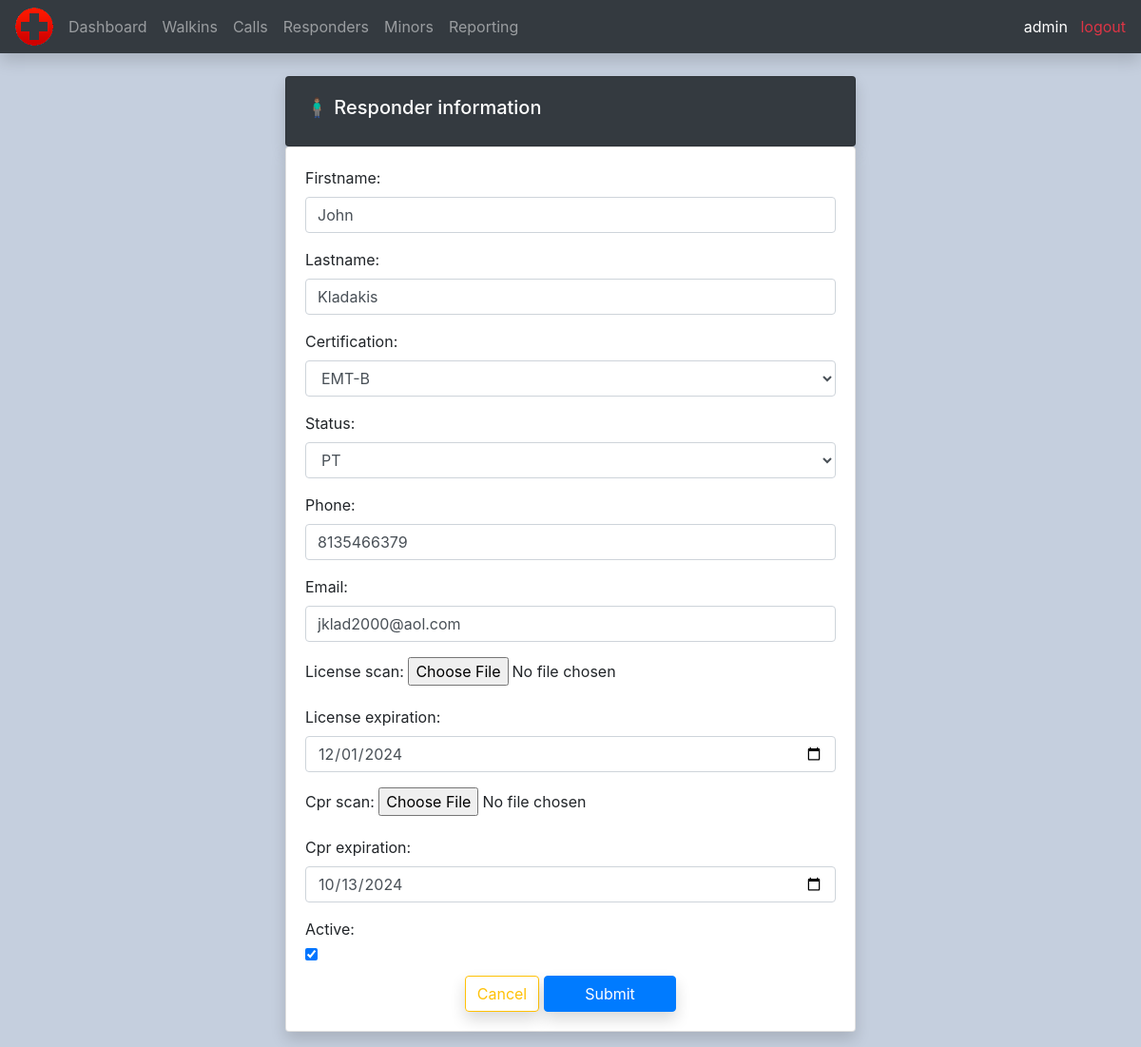
Before: /update_responder/5/ (signed in) with the older database file.
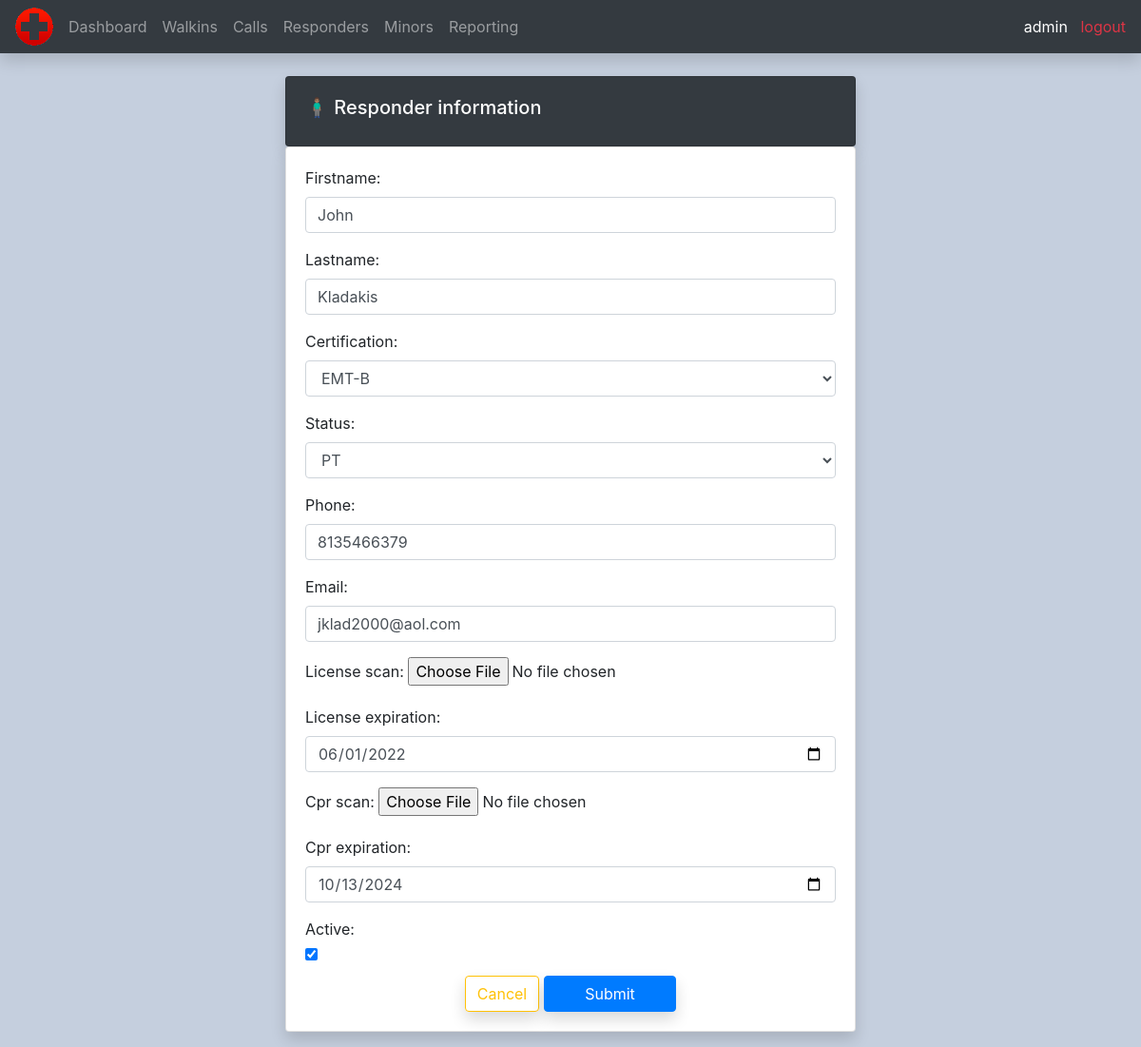
After: the same page with the newer database file.
### calls/models.py (models this page shows, shortened)
class Responder(models.Model):
    CERTIFICATIONS = (
        ('EMT-B', 'EMT-B'),
        ('EMT-P', 'EMT-P'),
        ('LPN', 'LPN'),
        ('RN', 'RN')
    )
    STATUS = (
        ('PT', 'PT'),
        ('PT-S', 'PT-S'),
        ('FT-S', 'FT-S')
    )
    firstname = models.CharField(max_length=200, null=True)
    lastname = models.CharField(max_length=200, null=True)
    certification = models.CharField(max_length=200, null=True, choices=CERTIFICATIONS)
    status = models.CharField(max_length=200, null=True, choices=STATUS)
    phone = models.CharField(max_length=200, null=True)
    email = models.EmailField(null=True)
    license_scan = models.ImageField(null=True, blank=True)
    license_expiration = models.DateField(null=True, blank=True)
    cpr_scan = models.ImageField(null=True, blank=True)
    cpr_expiration = models.DateField(null=True, blank=True)
    active = models.BooleanField(default=True, null=True)

### calls/decorators.py (the view)
        def wrapper_func(request, *args, **kwargs):
            group = None
            if request.user.groups.exists():
                group = request.user.groups.all()[0].name
            if group in allowed_roles:
                return view_func(request, *args, **kwargs)
            else:
                return HttpResponse('You are not authorized to view this page')

### calls/views.py (called while the page is built)
@login_required(login_url='login')
@allowed_users(allowed_roles=['Admin', 'Supervisors'])
def updateResponder(request, pk):
    responder = Responder.objects.get(id=pk)
    form = ResponderForm(instance=responder)
    if request.method == 'POST':
        form = ResponderForm(request.POST, request.FILES, instance=responder)
        if form.is_valid():
            form.save()
            return redirect('/responders')
    context = {'form': form}
    return render(request, 'calls/responder_form.html', context)

### calls/templates/calls/responder_form.html (shortened to what this page needs)
{% extends 'calls/main.html' %}
{% load static %}
{% block content %}
<br>
<div class="row">
    <div class="col-md-12 mb-3">
        <div class="card card-body w-50 m-auto bg-dark text-white shadow">
            <h5>🧍🏽‍♂️ Responder information</h5>
        </div>
        <div class="card card-body w-50 m-auto shadow">
            <form action="" method="POST" enctype="multipart/form-data">
                {{ form.as_p }}
                <div class="text-center">
                    <a class="btn btn-outline-warning shadow" href="{% url 'all_responders' %}">Cancel</a>
                    <input class="btn btn-primary w-25 shadow" type="submit" name="Submit">
                </div>
            </form>
        </div>
    </div>
</div>
{% endblock %}

Changed rows visible on the page:
changed Responder "John": license_expiration "12/01/2024" → "06/01/2022"
